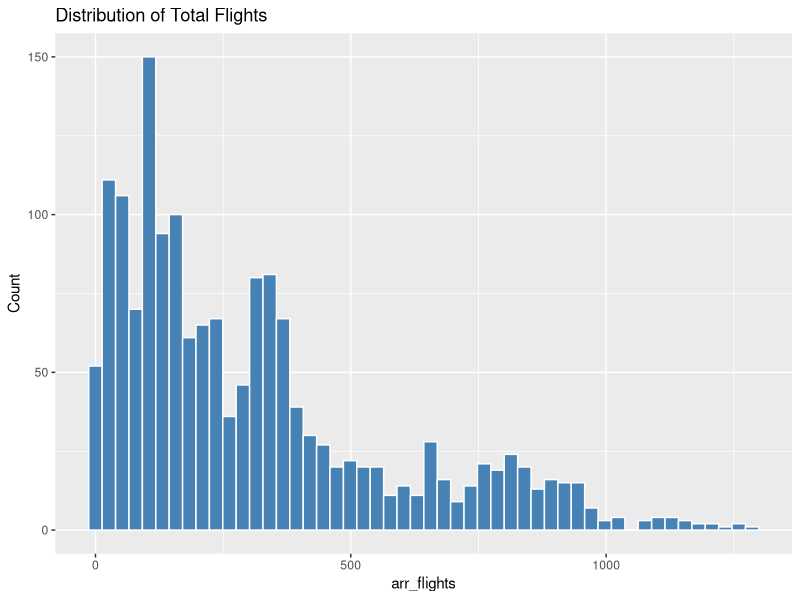
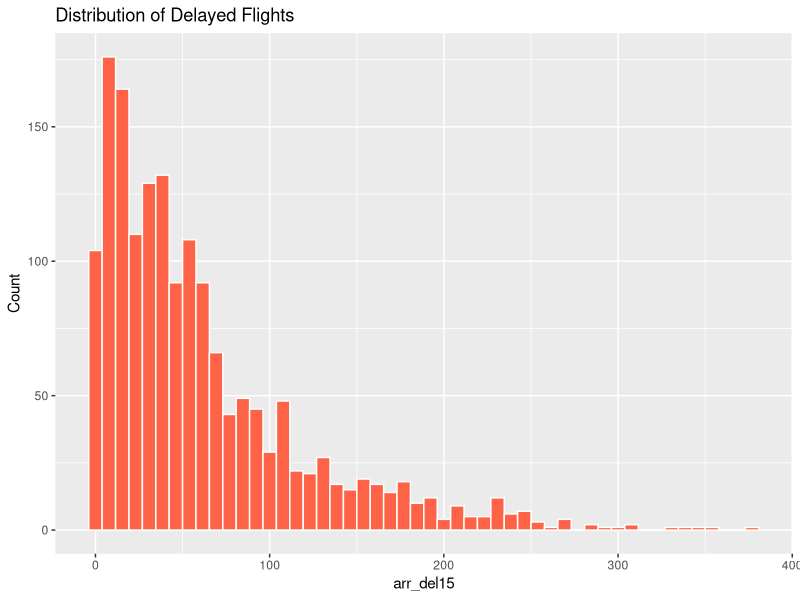
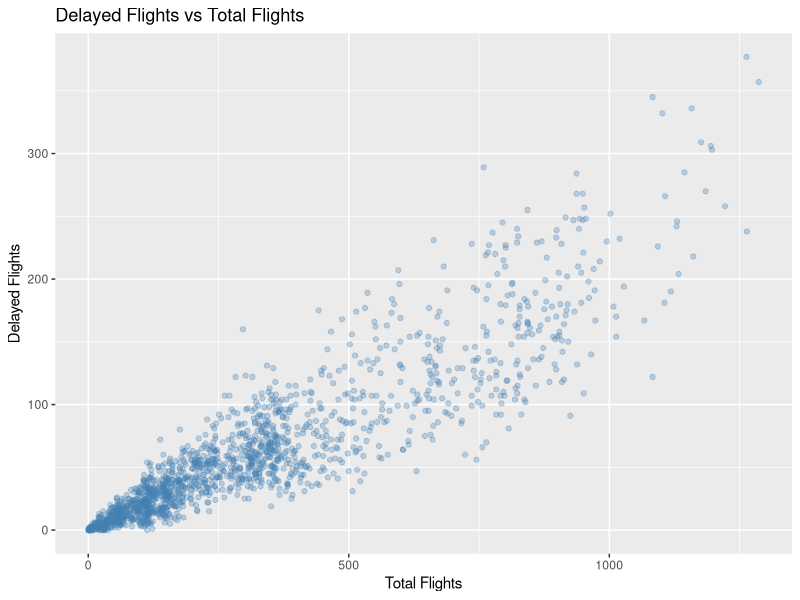
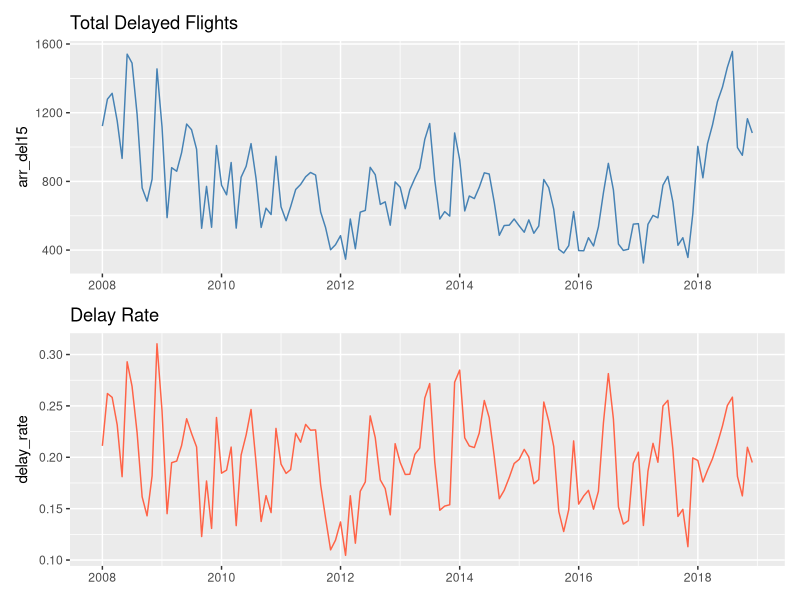

Here is the R script that generated these plots, in order:
## ---- chunk 1
knitr::opts_chunk$set(echo = TRUE, warning = FALSE, message = FALSE)
## ---- chunk 2
library(tidyverse)
library(lubridate)
library(ggplot2)
## ---- chunk 3
train_df <- read_csv("data/2008_2018.csv")
test_df  <- read_csv("data/2019.csv")

cat("Training set dimensions:", nrow(train_df), "rows x", ncol(train_df), "columns\n")
cat("Column names:\n")
print(names(train_df))
head(train_df)
## ---- chunk 4
ggplot(train_df, aes(x = arr_flights)) +
  geom_histogram(bins = 50, fill = "steelblue", color = "white") +
  labs(title = "Distribution of Total Flights",
       x = "arr_flights", y = "Count")

ggplot(train_df, aes(x = arr_del15)) +
  geom_histogram(bins = 50, fill = "tomato", color = "white") +
  labs(title = "Distribution of Delayed Flights",
       x = "arr_del15", y = "Count")
## ---- chunk 5
ggplot(train_df, aes(x = arr_flights, y = arr_del15)) +
  geom_point(alpha = 0.3, color = "steelblue") +
  labs(title = "Delayed Flights vs Total Flights",
       x = "Total Flights",
       y = "Delayed Flights")
## ---- chunk 6
# Training set missing values
missing_train <- train_df %>%
  summarise(across(everything(), ~ sum(is.na(.)))) %>%
  pivot_longer(everything(), names_to = "column", values_to = "missing_count") %>%
  arrange(desc(missing_count))

print(missing_train)
## ---- chunk 7
# Test set missing values
missing_test <- test_df %>%
  summarise(across(everything(), ~ sum(is.na(.)))) %>%
  pivot_longer(everything(), names_to = "column", values_to = "missing_count") %>%
  arrange(desc(missing_count))

print(missing_test)
## ---- chunk 8
str(train_df)
## ---- chunk 9
train_df %>%
  select(arr_flights, arr_del15) %>%
  summary()
## ---- chunk 10
# Remove zero-flight records
train_df <- train_df %>% filter(arr_flights > 0)

# Aggregate to monthly level
monthly_train <- train_df %>%
  group_by(year, month) %>%
  summarise(
    arr_flights = sum(arr_flights, na.rm = TRUE),
    arr_del15   = sum(arr_del15,   na.rm = TRUE),
    .groups = "drop"
  ) %>%
  arrange(year, month) %>%
  mutate(delay_rate = arr_del15 / arr_flights)

# Create date column
monthly_train <- monthly_train %>%
  mutate(date = make_date(year, month, 1L))

monthly_train %>% select(date, delay_rate)
## ---- chunk 11
ts_df <- monthly_train %>% select(date, delay_rate)
head(ts_df)
## ---- chunk 12
p1 <- ggplot(monthly_train, aes(x = date, y = arr_del15)) +
  geom_line(color = "steelblue") +
  labs(title = "Total Delayed Flights", x = NULL, y = "arr_del15")

p2 <- ggplot(monthly_train, aes(x = date, y = delay_rate)) +
  geom_line(color = "tomato") +
  labs(title = "Delay Rate", x = NULL, y = "delay_rate")

library(patchwork)
p1 / p2
## ---- chunk 13
# Remove zero-flight records
test_df <- test_df %>% filter(arr_flights > 0)

# Aggregate to monthly level
monthly_test <- test_df %>%
  group_by(year, month) %>%
  summarise(
    arr_flights = sum(arr_flights, na.rm = TRUE),
    arr_del15   = sum(arr_del15,   na.rm = TRUE),
    .groups = "drop"
  ) %>%
  arrange(year, month) %>%
  mutate(delay_rate = arr_del15 / arr_flights)

# Create date column
monthly_test <- monthly_test %>%
  mutate(date = make_date(year, month, 1L))

# Modeling series
ts_test <- monthly_test %>% select(date, delay_rate)

head(ts_test)
## ---- chunk 14
monthly_train %>%
  select(year, month, arr_flights, arr_del15, delay_rate) %>%
  write_csv("data/clean_train_monthly.csv")

monthly_test %>%
  select(year, month, arr_flights, arr_del15, delay_rate) %>%
  write_csv("data/clean_test_monthly.csv")

cat("Data saved to data/clean_train_monthly.csv and data/clean_test_monthly.csv\n")
